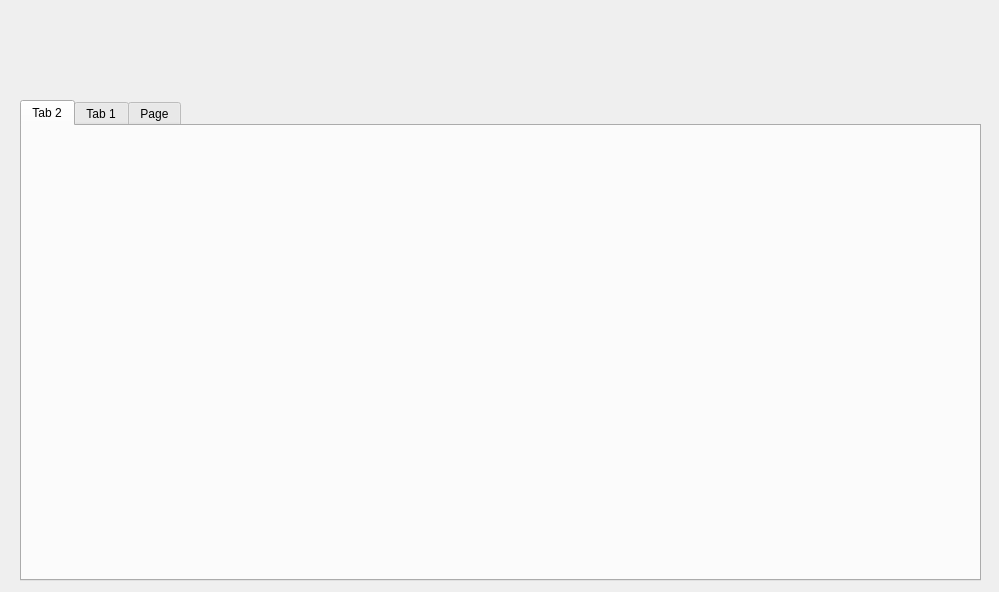
<?xml version="1.0" encoding="UTF-8"?>
<ui version="4.0">
 <class>Administrator</class>
 <widget class="QWidget" name="Administrator">
  <property name="geometry">
   <rect>
    <x>0</x>
    <y>0</y>
    <width>999</width>
    <height>592</height>
   </rect>
  </property>
  <property name="windowTitle">
   <string>Administrator</string>
  </property>
  <widget class="QTabWidget" name="tabWidget">
   <property name="geometry">
    <rect>
     <x>20</x>
     <y>100</y>
     <width>961</width>
     <height>481</height>
    </rect>
   </property>
   <property name="currentIndex">
    <number>0</number>
   </property>
   <widget class="QWidget" name="tab_2">
    <attribute name="title">
     <string>Tab 2</string>
    </attribute>
   </widget>
   <widget class="QWidget" name="tab">
    <attribute name="title">
     <string>Tab 1</string>
    </attribute>
   </widget>
   <widget class="QWidget" name="tab_3">
    <attribute name="title">
     <string>Page</string>
    </attribute>
   </widget>
  </widget>
 </widget>
 <layoutdefault spacing="6" margin="11"/>
 <resources/>
 <connections/>
</ui>
